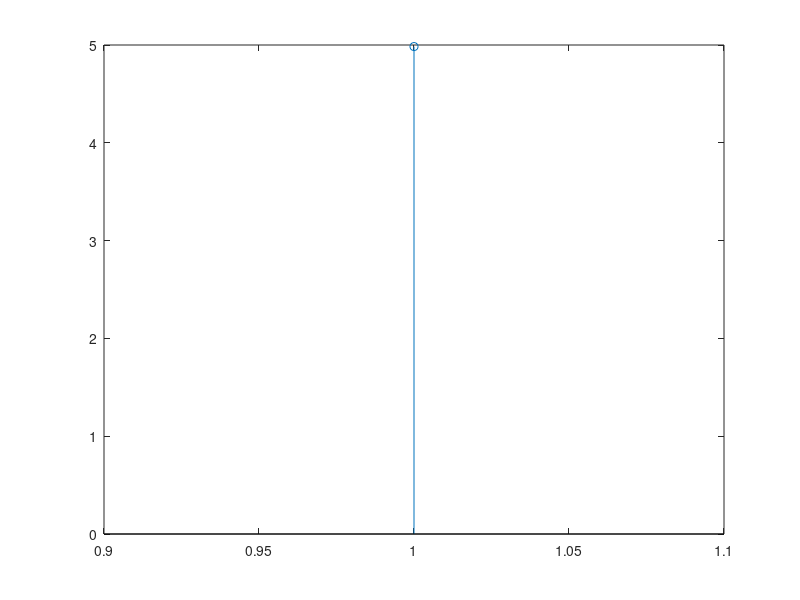
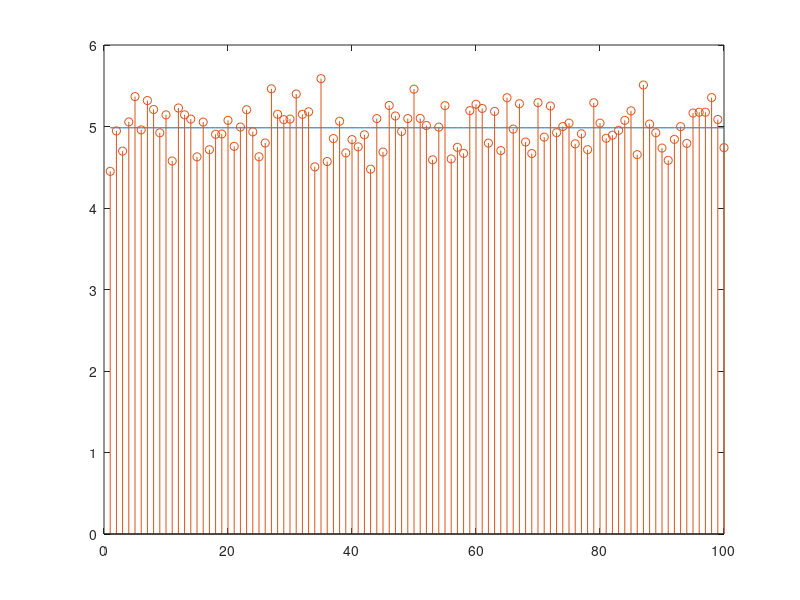

These figures' MATLAB source, in order:
clear all;
close all;
m=100;
n=100;
mun=zeros(1,n);
for i=1:n
    x=10*rand(1,n);
    mun=mun+x/n;
end
ms=0;
for i=1:m
  ms=ms+mun(i)/m;
end

figure 
stem(ms);
x=zeros(1,m);
for i=1:m
  x(i)=ms;
end
figure 
plot(x);
hold on;
stem (mun);